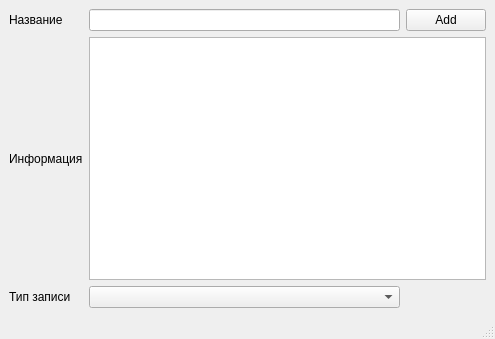
<?xml version="1.0" encoding="UTF-8"?>
<ui version="4.0">
 <class>new_task</class>
 <widget class="QMainWindow" name="new_task">
  <property name="geometry">
   <rect>
    <x>0</x>
    <y>0</y>
    <width>495</width>
    <height>339</height>
   </rect>
  </property>
  <property name="windowTitle">
   <string>MainWindow</string>
  </property>
  <widget class="QWidget" name="centralwidget">
   <layout class="QGridLayout" name="gridLayout">
    <item row="0" column="0">
     <widget class="QLabel" name="label">
      <property name="text">
       <string>Название</string>
      </property>
     </widget>
    </item>
    <item row="0" column="1">
     <widget class="QLineEdit" name="inpname"/>
    </item>
    <item row="0" column="2">
     <widget class="QPushButton" name="add">
      <property name="text">
       <string>Add</string>
      </property>
     </widget>
    </item>
    <item row="1" column="0">
     <widget class="QLabel" name="label_2">
      <property name="text">
       <string>Информация</string>
      </property>
     </widget>
    </item>
    <item row="1" column="1" colspan="2">
     <widget class="QTextEdit" name="inptext"/>
    </item>
    <item row="2" column="0">
     <widget class="QLabel" name="label_3">
      <property name="text">
       <string>Тип записи</string>
      </property>
     </widget>
    </item>
    <item row="2" column="1">
     <widget class="QComboBox" name="inptype">
      <property name="currentText">
       <string>Выберете тип записи</string>
      </property>
      <property name="insertPolicy">
       <enum>QComboBox::InsertAtBottom</enum>
      </property>
      <property name="placeholderText">
       <string>Выберете тип записи</string>
      </property>
      <item>
       <property name="text">
        <string>работа</string>
       </property>
      </item>
      <item>
       <property name="text">
        <string>учёба</string>
       </property>
      </item>
      <item>
       <property name="text">
        <string>мысли</string>
       </property>
      </item>
      <item>
       <property name="text">
        <string>планы</string>
       </property>
      </item>
     </widget>
    </item>
   </layout>
  </widget>
  <widget class="QMenuBar" name="menubar">
   <property name="geometry">
    <rect>
     <x>0</x>
     <y>0</y>
     <width>495</width>
     <height>26</height>
    </rect>
   </property>
  </widget>
  <widget class="QStatusBar" name="statusbar"/>
 </widget>
 <resources/>
 <connections/>
</ui>
